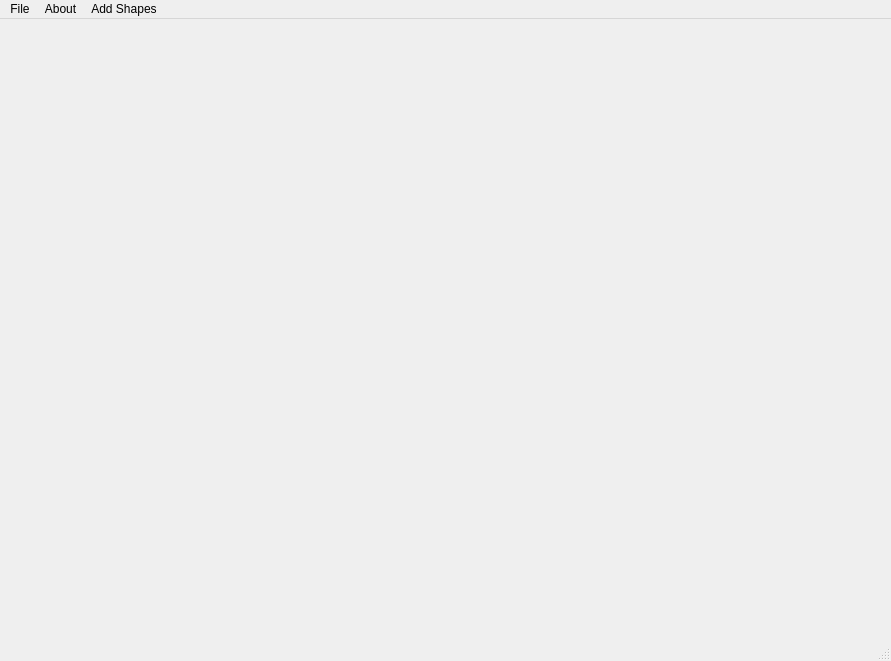
<?xml version="1.0" encoding="UTF-8"?>
<ui version="4.0">
 <class>MainWindow</class>
 <widget class="QMainWindow" name="MainWindow">
  <property name="geometry">
   <rect>
    <x>0</x>
    <y>0</y>
    <width>891</width>
    <height>661</height>
   </rect>
  </property>
  <property name="windowTitle">
   <string>MainWindow</string>
  </property>
  <widget class="QWidget" name="centralwidget">
   <widget class="Canvas" name="canvas" native="true">
    <property name="geometry">
     <rect>
      <x>29</x>
      <y>-1</y>
      <width>861</width>
      <height>641</height>
     </rect>
    </property>
   </widget>
  </widget>
  <widget class="QMenuBar" name="menubar">
   <property name="geometry">
    <rect>
     <x>0</x>
     <y>0</y>
     <width>891</width>
     <height>25</height>
    </rect>
   </property>
   <widget class="QMenu" name="menuFile">
    <property name="title">
     <string>File</string>
    </property>
    <addaction name="actionLogin"/>
    <addaction name="actionSave"/>
    <addaction name="actionLoad"/>
    <addaction name="actionExit"/>
   </widget>
   <widget class="QMenu" name="menuAbout">
    <property name="title">
     <string>About</string>
    </property>
    <addaction name="actionInfo"/>
   </widget>
   <widget class="QMenu" name="menuAdd_Shapes">
    <property name="title">
     <string>Add Shapes</string>
    </property>
    <addaction name="actionAdd_Line"/>
    <addaction name="actionAdd_Polyline"/>
    <addaction name="actionAdd_Ellipse"/>
    <addaction name="actionAdd_Circle"/>
    <addaction name="actionAdd_Rectangle"/>
    <addaction name="actionAdd_Square"/>
    <addaction name="actionAdd_Polygon"/>
   </widget>
   <addaction name="menuFile"/>
   <addaction name="menuAbout"/>
   <addaction name="menuAdd_Shapes"/>
  </widget>
  <widget class="QStatusBar" name="statusbar"/>
  <action name="actionInfo">
   <property name="text">
    <string>Info</string>
   </property>
  </action>
  <action name="actionLogin">
   <property name="text">
    <string>Login</string>
   </property>
  </action>
  <action name="actionAdd_Line">
   <property name="text">
    <string>Add Line</string>
   </property>
  </action>
  <action name="actionAdd_Polyline">
   <property name="text">
    <string>Add Polyline</string>
   </property>
  </action>
  <action name="actionAdd_Ellipse">
   <property name="text">
    <string>Add Ellipse</string>
   </property>
  </action>
  <action name="actionAdd_Circle">
   <property name="text">
    <string>Add Circle</string>
   </property>
  </action>
  <action name="actionAdd_Rectangle">
   <property name="text">
    <string>Add Rectangle</string>
   </property>
  </action>
  <action name="actionAdd_Square">
   <property name="text">
    <string>Add Square</string>
   </property>
  </action>
  <action name="actionAdd_Polygon">
   <property name="text">
    <string>Add Polygon</string>
   </property>
  </action>
  <action name="actionSave">
   <property name="checkable">
    <bool>true</bool>
   </property>
   <property name="text">
    <string>Save</string>
   </property>
  </action>
  <action name="actionLoad">
   <property name="text">
    <string>Load</string>
   </property>
  </action>
  <action name="actionExit">
   <property name="text">
    <string>Exit</string>
   </property>
  </action>
 </widget>
 <customwidgets>
  <customwidget>
   <class>Canvas</class>
   <extends>QWidget</extends>
   <header location="global">forms/canvas.h</header>
   <container>1</container>
  </customwidget>
 </customwidgets>
 <resources/>
 <connections/>
</ui>
